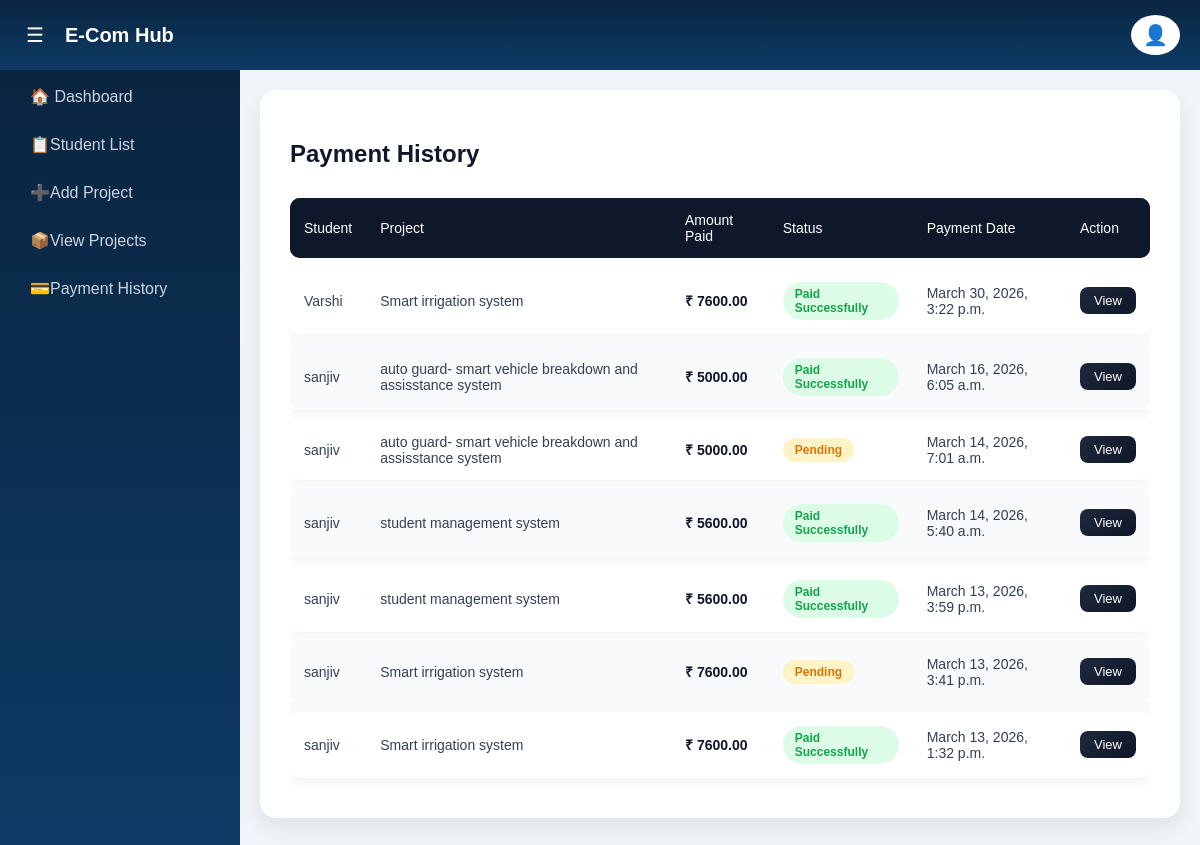
Screenshot of /admin-payment_history/ (signed in) with the database file from the repository.
### ecom_app/models.py (models this page shows, shortened)
class Payment(models.Model):
    PAYMENT_STATUS = (
        ('PENDING', 'Pending'),
        ('SUCCESS', 'Success'),
        ('FAILED', 'Failed'),
    )
    PAYMENT_MODE = (
        ('UPI', 'UPI'),
        ('DEBIT_CARD', 'Debit Card'),
        ('CREDIT_CARD', 'Credit Card'),
        ('WALLET', 'Wallet'),
    )
    user = models.ForeignKey(CustomUser, on_delete=models.CASCADE)
    project = models.ForeignKey(Project, on_delete=models.CASCADE)
    transaction_id = models.CharField(max_length=255, unique=True)
    phonepe_transaction_id = models.CharField(max_length=255, blank=True, null=True)
    payment_mode = models.CharField(max_length=20, choices=PAYMENT_MODE)
    amount = models.DecimalField(max_digits=10, decimal_places=2)
    status = models.CharField(max_length=10, choices=PAYMENT_STATUS, default='PENDING')
    payment_response = models.TextField(blank=True, null=True)
    created_at = models.DateTimeField(default=timezone.now)

class CustomUser(AbstractUser):
    ROLE_CHOICES = (
        ('ADMIN', 'Admin'),
        ('STUDENT', 'Student'),
    )
    role = models.CharField(max_length=10, choices=ROLE_CHOICES, default='STUDENT')
    phone_number = models.CharField(max_length=15, null=True, blank=True)
    college_name = models.CharField(max_length=255, null=True, blank=True)
    department = models.CharField(max_length=255, null=True, blank=True)
    year_of_study = models.CharField(max_length=50, null=True, blank=True)
    address = models.TextField(max_length=255, null=True, blank=True)
    city = models.CharField(max_length=100, null=True, blank=True)
    state = models.CharField(max_length=100, null=True, blank=True)
    pincode = models.CharField(max_length=10, null=True, blank=True)
    is_student_registered = models.BooleanField(default=False)
    is_student_registered = models.BooleanField(default=False)

class Project(models.Model):
    CATEGORY_CHOICES = (
        ('AI', 'Artificial Intelligence'),
        ('ML', 'Machine Learning'),
        ('DL', 'Deep Learning'),
        ('WEB', 'Web Development'),
        ('IOT', 'Internet of Things'),
        ('DATA', 'Data Science'),
    )
    title = models.CharField(max_length=255)
    video = models.FileField(upload_to='videos/', null=True, blank=True)
    description = models.TextField()
    category = models.CharField(max_length=50, choices=CATEGORY_CHOICES)
    price = models.DecimalField(max_digits=10, decimal_places=2)
    google_drive_link = models.URLField()
    project_image = models.ImageField(upload_to='projects/', null=True, blank=True)
    created_at = models.DateTimeField(auto_now_add=True)

### ecom_app/views.py (the view)
# urls.py: path('admin-payment_history/', views.admin_payment_history, name='admin_payment_history'),
@login_required
def admin_payment_history(request):
    payments = Payment.objects.select_related('user', 'project').order_by('-created_at')
    return render(request, 'store/admin_payment_history.html', {
        'payments': payments
    })

### ecom_app/templates/store/admin_payment_history.html (shortened to what this page needs)
{% extends "store/admin_base.html" %}
{% block content %}
<div class="page-card">
   <h2 class="page-title">Payment History</h2>
   <table>
      <thead>
         <tr>
            <th>Student</th>
            <th>Project</th>
            <th>Amount Paid</th>
            <th>Status</th>
            <th>Payment Date</th>
            <th>Action</th>
         </tr>
      </thead>
      <tbody>
         {% for payment in payments %}
         <tr>
            <td>{{ payment.user.username }}</td>
            <td>{{ payment.project.title }}</td>
            <td class="amount">₹ {{ payment.amount }}</td>
            <td>
               {% if payment.status == "SUCCESS" %}
               <span class="status status-success">Paid Successfully</span>
               {% else %}
               <span class="status status-pending">Pending</span>
               {% endif %}
            </td>
            <td>{{ payment.created_at }}</td>
            <td>
               <a href="{% url 'admin_payment_details' payment.id %}">
                  <button class="action-btn">View</button>
               </a>
            </td>
         </tr>
         {% empty %}
         <tr>
            <td colspan="6" class="no-data">
               No payment records found
            </td>
         </tr>
         {% endfor %}
      </tbody>
   </table>
</div>
{% endblock %}

### ecom_app/templates/store/admin_base.html (style rules this page uses)
body { margin: 0; font-family: Arial, Helvetica, sans-serif; background: #f1f5f9; }
table { width: 100%; border-collapse: collapse; background: white; border-radius: 10px; overflow: hidden; margin-top: 15px; }
th { background: #0f172a; color: white; padding: 12px; }
td { padding: 10px; }
tr:nth-child(even) { background: #f8fafc; }

### ecom_app/templates/store/admin_payment_history.html (style rules this page uses)
.page-card { background: #ffffff; padding: 30px; border-radius: 16px; box-shadow: 0 10px 25px rgba(0, 0, 0, 0.08); }
.page-title { font-size: 24px; font-weight: 600; margin-bottom: 20px; color: #0f172a; }
table { width: 100%; border-collapse: separate; border-spacing: 0 10px; }
thead tr { background: #0f172a; color: white; }
thead th { padding: 14px; text-align: left; font-size: 14px; font-weight: 500; }
thead th:first-child { border-top-left-radius: 10px; border-bottom-left-radius: 10px; }
thead th:last-child { border-top-right-radius: 10px; border-bottom-right-radius: 10px; }
tbody tr { background: #ffffff; box-shadow: 0 4px 12px rgba(0,0,0,0.05); transition: all 0.2s ease; }
tbody td { padding: 14px; font-size: 14px; color: #334155; }
tbody td:first-child { border-top-left-radius: 10px; border-bottom-left-radius: 10px; }
tbody td:last-child { border-top-right-radius: 10px; border-bottom-right-radius: 10px; }
.status { padding: 5px 12px; border-radius: 20px; font-size: 12px; font-weight: 600; display: inline-block; }
.status-success { background: #dcfce7; color: #16a34a; }
.status-pending { background: #fef3c7; color: #d97706; }
.amount { font-weight: 600; color: #0f172a; }
.action-btn { background: linear-gradient(135deg, #1e293b, #0f172a); color: white; border: none; padding: 6px 14px; border-radius: 8px; font-size: 13px; cursor: pointer; transition: 0.2s; }

### rows the page displays
Payment: user.username "Varshi", project "Smart irrigation system", amount "7600.00", status "Paid Successfully", created_at "March 30, 2026, 3:22 p.m."
Payment: user.username "sanjiv", project "auto guard- smart vehicle breakdown and assisstance system", amount "5000.00", status "Paid Successfully", created_at "March 16, 2026, 6:05 a.m."
Payment: user.username "sanjiv", project "auto guard- smart vehicle breakdown and assisstance system", amount "5000.00", status "Pending", created_at "March 14, 2026, 7:01 a.m."
Payment: user.username "sanjiv", project "student management system", amount "5600.00", status "Paid Successfully", created_at "March 14, 2026, 5:40 a.m."
Payment: user.username "sanjiv", project "student management system", amount "5600.00", status "Paid Successfully", created_at "March 13, 2026, 3:59 p.m."
Payment: user.username "sanjiv", project "Smart irrigation system", amount "7600.00", status "Pending", created_at "March 13, 2026, 3:41 p.m."
Payment: user.username "sanjiv", project "Smart irrigation system", amount "7600.00", status "Paid Successfully", created_at "March 13, 2026, 1:32 p.m."
